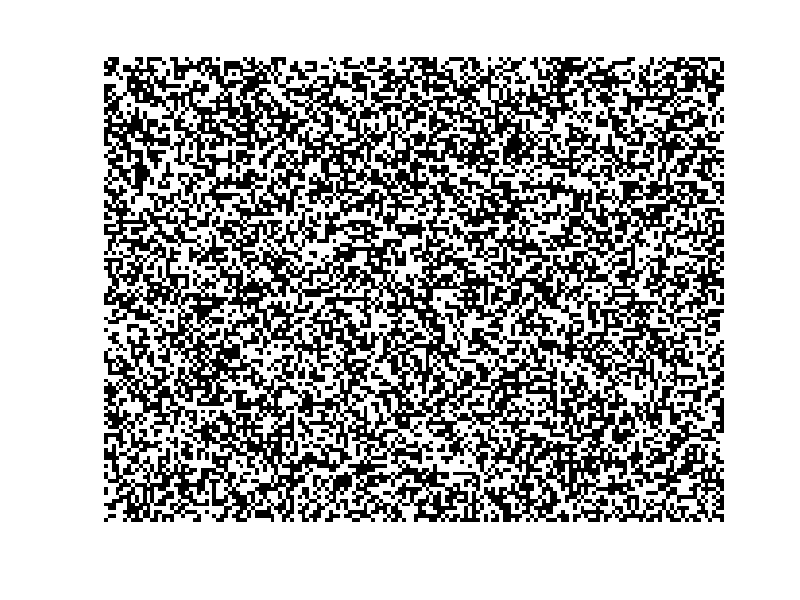

Recreate this plot in MATLAB.
function img = CreateWBnoise(idims, sdims, num, save_flag, show_flag)

% Creates a white/black patch-based noise image.
% function img = CreateWBnoise(idims, sdims, num)
% 
% This function generates white/black patch-based noise image
% 
% <input>
% idims : image dimension [row,col] to create
% sdims : patch size [row,col]
% num   : the number of image files you want to create
% save_flag : if 1, the created noise patterns
%             will be saved as BMP files.
% show_flag : if 1, the created noise patterns
%             are showed in the figure windows.
% 
% * NOTICE mod(idims,sdims) should be 0
%          mod(mdims,2) should be 0
% 
% <output>
% img   : output image W/B mosaic noise
% 
% Nov. 29 2006 Hiroshi Ban

% check input variable
if nargin < 1, idims=[480,640]; sdims=[4,4]; end
if nargin < 2, sdims=[4,4]; end
if nargin < 3, num=1; end
if nargin < 4, save_flag=0; end
if nargin < 5, show_flag=1; end
if length(idims)==1, idims=[idims,idims]; end
if length(sdims)==1, sdims=[sdims,sdims]; end

% matrix dimension check
if mod(idims(1),sdims(1)) || mod(idims(2),sdims(2))
    error('matrix dimension mismatch. idims is not dividable by sdims');
end

mdims=idims./sdims;

% create initial checker board -- a dice (pane) image
tcb = [zeros(1,sdims(1)) ones(1,sdims(1))]; % Temporal CheckerBoard
tcb = repmat(tcb,sdims(2),1);
tcb = [tcb; fliplr(tcb)];

cb = repmat(tcb,mdims(1)/2,mdims(2)/2); % dice image

img=ones(idims(1),idims(2),num);
for ii=1:1:num
	% randomize dice image
	tmp = reshape(cb,[sdims(1),mdims(1),sdims(2),mdims(2)]); % sdims(1)*mdims(1)*sdims(2)*mdims(2)
	tmp = permute(tmp, [1 3 2 4]); % sdims(1) * sdims(2) * mdims(1) * mdims(2)
	tmp = reshape(tmp, [sdims(1),sdims(2),prod(mdims)]);
	% shuffle checker board
	sidx=randperm(prod(mdims)); % shuffle index
	tmp = tmp(:,:,sidx,:); % shuffle image
	% reshape back
	tmp = reshape(tmp, [sdims(1),sdims(2),mdims(1),mdims(2)]);
	tmp = ipermute(tmp, [1 3 2 4]);
	img(:,:,ii) = reshape(tmp,idims);
end

if save_flag
    for ii=1:1:num
		% write rimg to BMP
		eval(sprintf('imwrite(img(:,:,ii),''noise_%03d.bmp'',''bmp'');',ii));
    end
end

if show_flag
	for ii=1:1:num
		figure;
		imshow(img(:,:,ii));
		axis off;
	end
end

return
